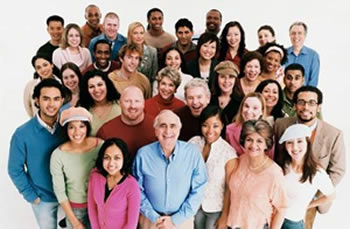
#> input picture face-detection/face-detect-4.jpg, 350 x 229 px
$ python detect.py
#> lines starting #> are read from the running program, lines starting #| are printed output that depends on the picture; after the words box and inside, x2 and y2 are one past the last pixel; in counts of white or black regions, pixels touching at a corner belong together
# importing OpenCV
import cv2 as cv

# Reading image
img = './face-detect-4.jpg'
# makes image matrix
original_image = cv.imread(img)
#> original_image is the input picture: shape (229, 350, 3); mean B, G, R 145.1, 149.2, 165.9
# Converting image to grayscale for Voila-Jones algorithm
grayscale_image = cv.cvtColor(original_image, cv.COLOR_BGR2GRAY)
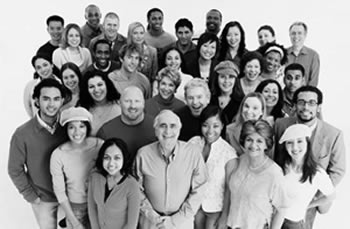
#> grayscale_image: shape (229, 350); min 0, max 255, mean 153.7
# Selecting classifier
path = '/usr/local/share/opencv4/haarcascades/haarcascade_frontalface_alt.xml'
face_cascade = cv.CascadeClassifier(path)
# Storing detected faces co-ordinates
detected_faces = face_cascade.detectMultiScale(grayscale_image)
#> detected_faces = 20 rows, first 6: [174, 24, 21, 21], [222, 27, 21, 21], [93, 45, 20, 20], [162, 50, 21, 21], [243, 59, 20, 20], [216, 68, 23, 23]
# Displaying rectangles around detected faces
for (column, row, width, height) in detected_faces:
    cv.rectangle(
        original_image,
        (column, row),
        (column + width, row + height),
        (0, 255, 0),
        2
    )
#> this loop made 20 passes
#> (column, row, width, height) on passes 1 to 12: (174, 24, 21, 21), (222, 27, 21, 21), (93, 45, 20, 20), (162, 50, 21, 21), (243, 59, 20, 20), (216, 68, 23, 23), (282, 68, 23, 23), (84, 76, 24, 24), (259, 83, 23, 23), (38, 88, 28, 28), (120, 90, 26, 26), (240, 98, 23, 23)
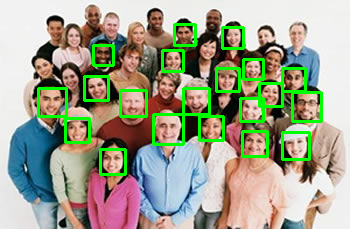
#> original_image: shape (229, 350, 3); 7.01% of pixels changed, all inside (x1, y1, x2, y2) = (37, 23, 323, 176)
# Writting image in new file
img_result = img[:15]+'-result'+img[15:]
cv.imwrite(img_result, original_image)

$ run again, with face-detection/face-detect-2.jpg copied over face-detection/face-detect-4.jpg
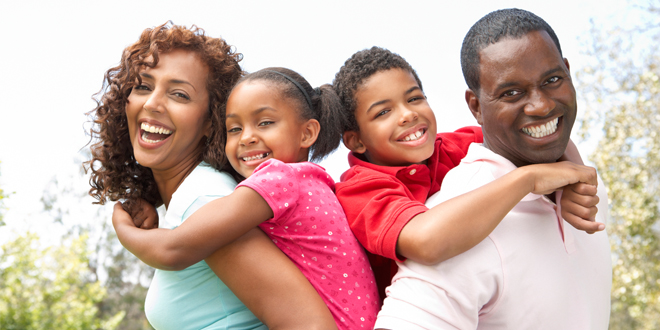
#> input picture face-detection/face-detect-2.jpg, 660 x 330 px
#> original_image is the input picture: shape (330, 660, 3); mean B, G, R 163, 171.1, 202.7
#> `grayscale_image = cv.cvtColor(original_image, cv.COLOR_BGR2GRAY)`:
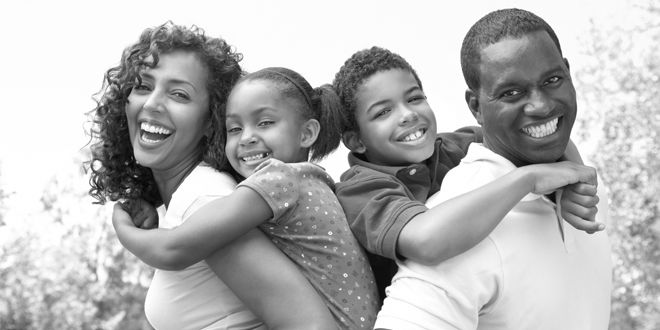
#> grayscale_image: shape (330, 660); min 2, max 255, mean 179.6
#> detected_faces = [[208, 89, 87, 87], [107, 48, 106, 106]]
#> the loop `for (column, row, width, height) in detected_faces:` made 2 passes
#> after the loop `for (column, row, width, height) in detected_faces:`:
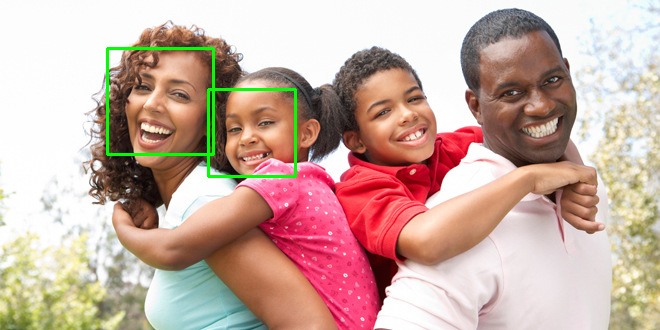
#> original_image: shape (330, 660, 3); 1.05% of pixels changed, all inside (x1, y1, x2, y2) = (106, 47, 297, 178)

$ run again, with face-detection/face-detect-3.jpg copied over face-detection/face-detect-4.jpg
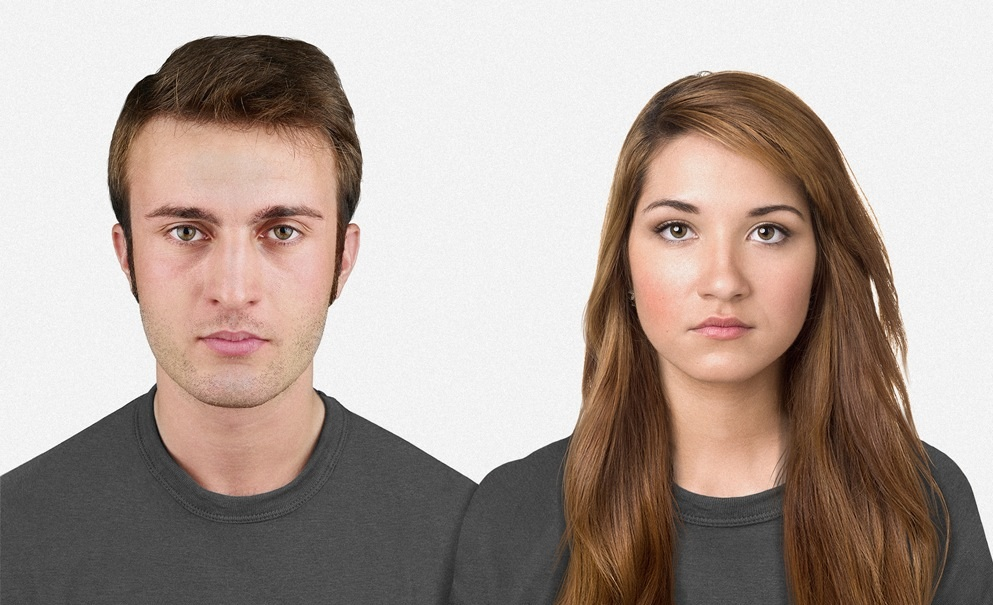
#> input picture face-detection/face-detect-3.jpg, 993 x 605 px
#> original_image is the input picture: shape (605, 993, 3); mean B, G, R 154, 161.9, 176.5
#> `grayscale_image = cv.cvtColor(original_image, cv.COLOR_BGR2GRAY)`:
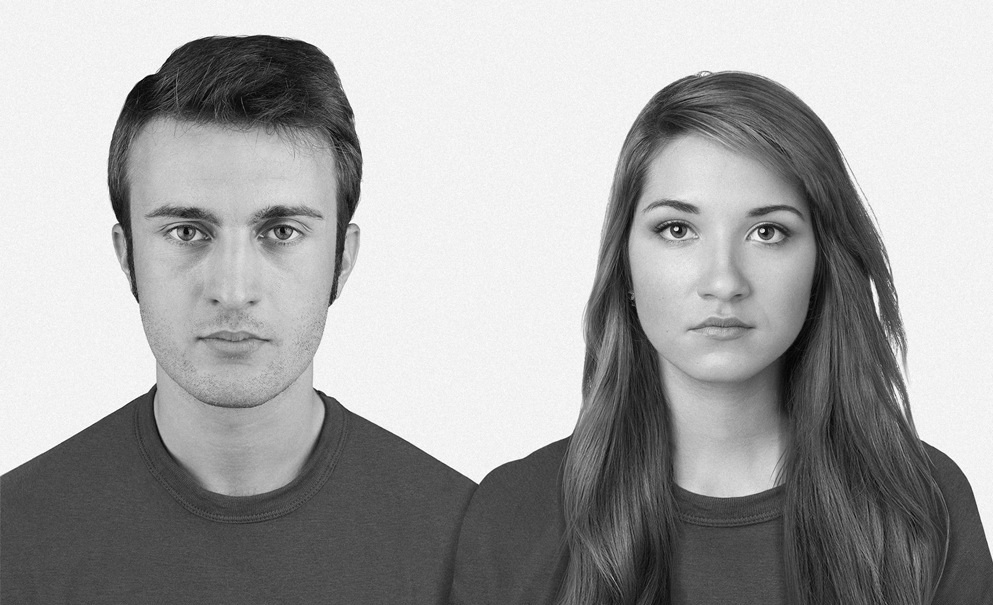
#> grayscale_image: shape (605, 993); min 1, max 255, mean 165.3
#> detected_faces = [[611, 142, 230, 230], [93, 122, 283, 283]]
#> the loop `for (column, row, width, height) in detected_faces:` made 2 passes
#> after the loop `for (column, row, width, height) in detected_faces:`:
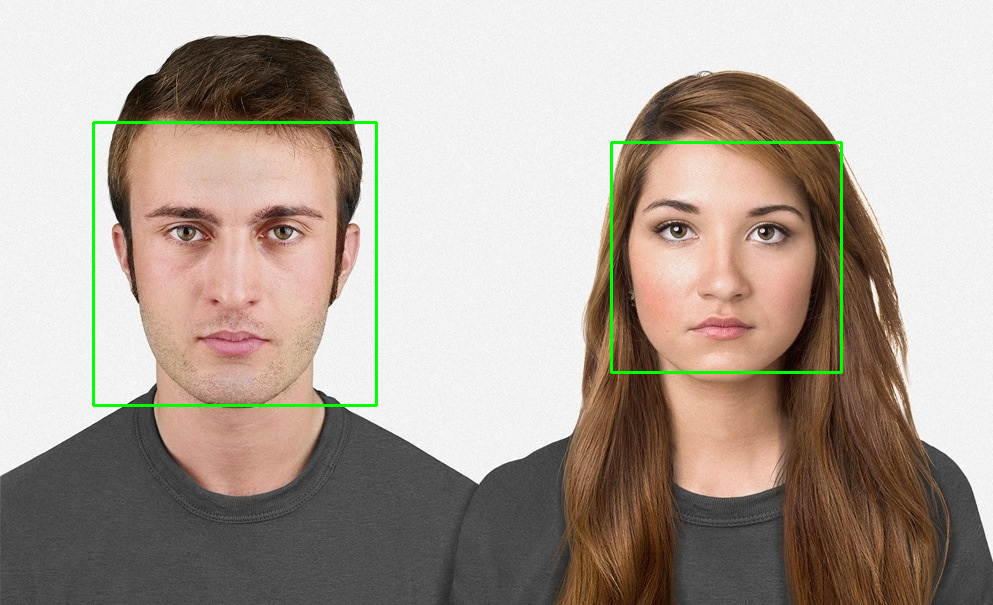
#> original_image: shape (605, 993, 3); 1.02% of pixels changed, all inside (x1, y1, x2, y2) = (92, 121, 843, 407)
